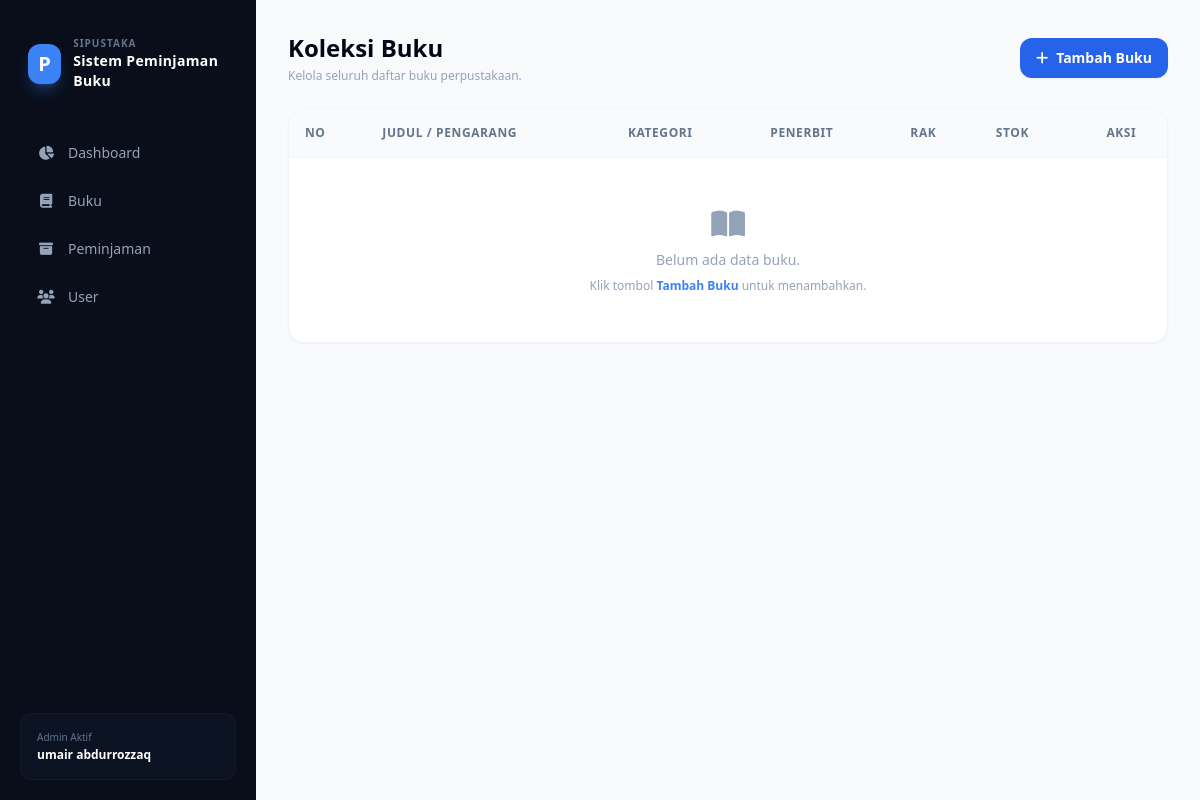
The page /buku/ on the database as committed earlier.
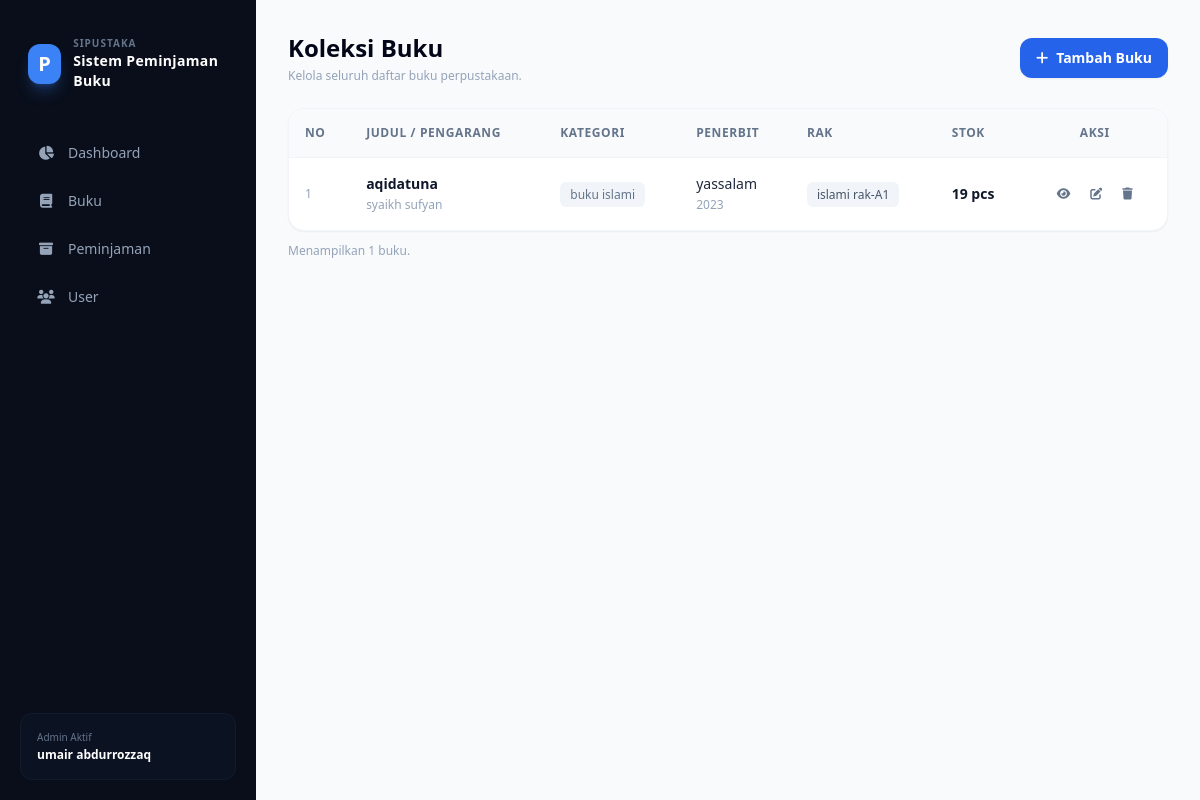
The same page on the database as committed later.
### perpus/models.py (models this page shows, shortened)
class Buku(models.Model):
    judul = models.CharField(max_length=255)
    pengarang = models.CharField(max_length=255)
    kategori = models.CharField(max_length=100)
    penerbit = models.CharField(max_length=255)
    tahun_terbit = models.IntegerField()
    rak = models.CharField(max_length=50)
    stok = models.IntegerField(default=0)
    isbn = models.CharField(max_length=50, blank=True, null=True)
    deskripsi = models.TextField(blank=True, null=True)

### perpus/views.py (the view)
# urls.py: path('buku/', views.list_buku, name='list_buku'),
def list_buku(request):
    with connection.cursor() as cursor:
        cursor.execute("""
            SELECT id, judul, pengarang, kategori, penerbit, tahun_terbit, rak, stok, isbn, deskripsi
            FROM perpus_buku
            ORDER BY id DESC
        """)
        buku_list = [
            type('obj', (object,), {
                'id': row[0], 'judul': row[1], 'pengarang': row[2], 'kategori': row[3],
                'penerbit': row[4], 'tahun_terbit': row[5], 'rak': row[6], 'stok': row[7],
                'isbn': row[8], 'deskripsi': row[9]
            })() for row in cursor.fetchall()
        ]
    return render(request, 'buku/list.html', {'buku_list': buku_list, 'segment': 'buku'})

### perpus/templates/buku/list.html
{% extends 'base.html' %}
{% block content %}
<div class="flex justify-between items-center mb-6">
    <div>
        <h2 class="text-2xl font-bold text-slate-950">Koleksi Buku</h2>
        <p class="text-xs text-slate-400 mt-1">Kelola seluruh daftar buku perpustakaan.</p>
    </div>
    <a href="{% url 'tambah_buku' %}" class="bg-blue-600 hover:bg-blue-700 text-white px-4 py-2.5 rounded-xl text-sm font-semibold transition flex items-center space-x-2 shadow-sm">
        <i class="fa-solid fa-plus"></i>
        <span>Tambah Buku</span>
    </a>
</div>
<div class="bg-white rounded-2xl border border-slate-100 shadow-sm overflow-hidden">
    <table class="w-full text-left border-collapse">
        <thead>
            <tr class="bg-slate-50 border-b border-slate-100 text-xs font-bold text-slate-500 uppercase tracking-wider">
                <th class="p-4">No</th>
                <th class="p-4">Judul / Pengarang</th>
                <th class="p-4">Kategori</th>
                <th class="p-4">Penerbit</th>
                <th class="p-4">Rak</th>
                <th class="p-4">Stok</th>
                <th class="p-4 text-center">Aksi</th>
            </tr>
        </thead>
        <tbody class="divide-y divide-slate-100 text-sm text-slate-700">
            {% for b in buku_list %}
            <tr class="hover:bg-slate-50/50 transition">
                <td class="p-4 text-slate-400 text-xs">{{ forloop.counter }}</td>
                <td class="p-4">
                    <span class="font-semibold text-slate-900 block">{{ b.judul }}</span>
                    <span class="text-xs text-slate-400">{{ b.pengarang }}</span>
                </td>
                <td class="p-4">
                    {% if b.kategori == 'Novel' %}
                        <span class="px-2.5 py-1 rounded-md bg-orange-100 text-orange-600 text-xs font-medium">{{ b.kategori }}</span>
                    {% elif b.kategori == 'Pemrograman' %}
                        <span class="px-2.5 py-1 rounded-md bg-blue-100 text-blue-600 text-xs font-medium">{{ b.kategori }}</span>
                    {% elif b.kategori == 'Desain' %}
                        <span class="px-2.5 py-1 rounded-md bg-green-100 text-green-600 text-xs font-medium">{{ b.kategori }}</span>
                    {% elif b.kategori == 'Sains' %}
                        <span class="px-2.5 py-1 rounded-md bg-purple-100 text-purple-600 text-xs font-medium">{{ b.kategori }}</span>
                    {% elif b.kategori == 'Sejarah' %}
                        <span class="px-2.5 py-1 rounded-md bg-yellow-100 text-yellow-600 text-xs font-medium">{{ b.kategori }}</span>
                    {% elif b.kategori == 'Bisnis' %}
                        <span class="px-2.5 py-1 rounded-md bg-teal-100 text-teal-600 text-xs font-medium">{{ b.kategori }}</span>
                    {% else %}
                        <span class="px-2.5 py-1 rounded-md bg-slate-100 text-slate-500 text-xs font-medium">{{ b.kategori }}</span>
                    {% endif %}
                </td>
                <td class="p-4">
                    <span class="block text-slate-800">{{ b.penerbit }}</span>
                    <span class="text-xs text-slate-400">{{ b.tahun_terbit }}</span>
                </td>
                <td class="p-4">
                    <span class="px-2.5 py-1 rounded-md bg-slate-100 text-slate-600 text-xs font-medium">{{ b.rak }}</span>
                </td>
                <td class="p-4">
                    {% if b.stok == 0 %}
                        <span class="font-semibold text-rose-600">{{ b.stok }} pcs</span>
                        <span class="block text-xs text-rose-400">Habis</span>
                    {% elif b.stok <= 3 %}
                        <span class="font-semibold text-amber-500">{{ b.stok }} pcs</span>
                        <span class="block text-xs text-amber-400">Hampir habis</span>
                    {% else %}
                        <span class="font-semibold text-slate-900">{{ b.stok }} pcs</span>
                    {% endif %}
                </td>
                <td class="p-4">
                    <div class="flex items-center justify-center space-x-1">
                        <a href="{% url 'detail_buku' b.id %}" class="text-slate-500 hover:text-blue-600 p-2 rounded-lg hover:bg-blue-50 transition text-xs" title="Detail"><i class="fa-solid fa-eye"></i></a>
                        <a href="{% url 'edit_buku' b.id %}" class="text-slate-500 hover:text-amber-600 p-2 rounded-lg hover:bg-amber-50 transition text-xs" title="Edit"><i class="fa-solid fa-pen-to-square"></i></a>
                        <a href="{% url 'hapus_buku' b.id %}" class="text-slate-500 hover:text-rose-600 p-2 rounded-lg hover:bg-rose-50 transition text-xs" title="Hapus" onclick="return confirm('Yakin ingin menghapus buku ini?')"><i class="fa-solid fa-trash"></i></a>
                    </div>
                </td>
            </tr>
            {% empty %}
            <tr>
                <td colspan="7" class="p-12 text-center">
                    <div class="flex flex-col items-center space-y-2 text-slate-400">
                        <i class="fa-solid fa-book-open text-3xl"></i>
                        <p class="text-sm font-medium">Belum ada data buku.</p>
                        <p class="text-xs">Klik tombol <span class="font-semibold text-blue-500">Tambah Buku</span> untuk menambahkan.</p>
                    </div>
                </td>
            </tr>
            {% endfor %}
        </tbody>
    </table>
</div>
{% if buku_list %}
<p class="text-xs text-slate-400 mt-3">Menampilkan {{ buku_list|length }} buku.</p>
{% endif %}
{% endblock %}

### perpus/templates/base.html (shortened to what this page needs)
<!DOCTYPE html>
<html lang="en">
<head>
    <script src="https://cdn.tailwindcss.com"></script>
    <link rel="stylesheet" href="https://cdnjs.cloudflare.com/ajax/libs/font-awesome/6.4.0/css/all.min.css">
</head>
<body class="bg-slate-50 text-slate-800 font-sans antialiased">
    <div class="flex min-h-screen">
        <aside class="w-64 bg-[#090e1a] text-slate-200 flex flex-col justify-between p-5 fixed h-full z-10">
            <div>
                <div class="flex items-center gap-3 px-2 py-4 mb-6">
                    <div class="w-10 h-10 bg-blue-500 rounded-xl flex items-center justify-center text-white font-bold text-xl shadow-lg shadow-blue-500/30">
                        P
                    </div>
                    <div>
                        <span class="text-[10px] text-slate-500 tracking-widest block font-bold uppercase">Sipustaka</span>
                        <h1 class="text-sm font-bold text-white tracking-wide">Sistem Peminjaman Buku</h1>
                    </div>
                </div>
                <nav class="space-y-1">
                    <a href="/dashboard/" class="flex items-center gap-3 px-4 py-3 text-sm font-medium rounded-xl text-slate-400 hover:bg-slate-900 hover:text-slate-200 transition-all">
                        <i class="fa-solid fa-chart-pie w-5 text-center"></i>
                        Dashboard
                    </a>
                    <a href="/buku/" class="flex items-center gap-3 px-4 py-3 text-sm font-medium rounded-xl text-slate-400 hover:bg-slate-900 hover:text-slate-200 transition-all">
                        <i class="fa-solid fa-book w-5 text-center"></i>
                        Buku
                    </a>
                    <a href="/peminjaman/" class="flex items-center gap-3 px-4 py-3 text-sm font-medium rounded-xl text-slate-400 hover:bg-slate-900 hover:text-slate-200 transition-all">
                        <i class="fa-solid fa-box-archive w-5 text-center"></i>
                        Peminjaman
                    </a>
                    <a href="/user/" class="flex items-center gap-3 px-4 py-3 text-sm font-medium rounded-xl text-slate-400 hover:bg-slate-900 hover:text-slate-200 transition-all">
                        <i class="fa-solid fa-users w-5 text-center"></i>
                        User
                    </a>
                </nav>
            </div>
            <div class="bg-slate-900/50 p-4 rounded-xl border border-slate-800/40">
                <span class="text-[10px] text-slate-500 font-medium block">Admin Aktif</span>
                <span class="text-xs font-bold text-white block mt-0.5">umair abdurrozzaq</span>
            </div>
        </aside>
        <main class="flex-1 ml-64 p-8">
            {% block content %}
            {% endblock %}
        </main>
    </div>
</body>
</html>

Rows that differ between the two databases and show on the page:
added Buku: judul "aqidatuna", pengarang "syaikh sufyan", kategori "buku islami", penerbit "yassalam", tahun_terbit "2023", rak "islami rak-A1", stok "19"
Other text that changed with them:
{{ buku_list|length }}: (not shown) → "1"
text no longer shown: "Belum ada data buku. Klik tombol Tambah Buku untuk menambahkan."
text now shown: "Menampilkan buku."
